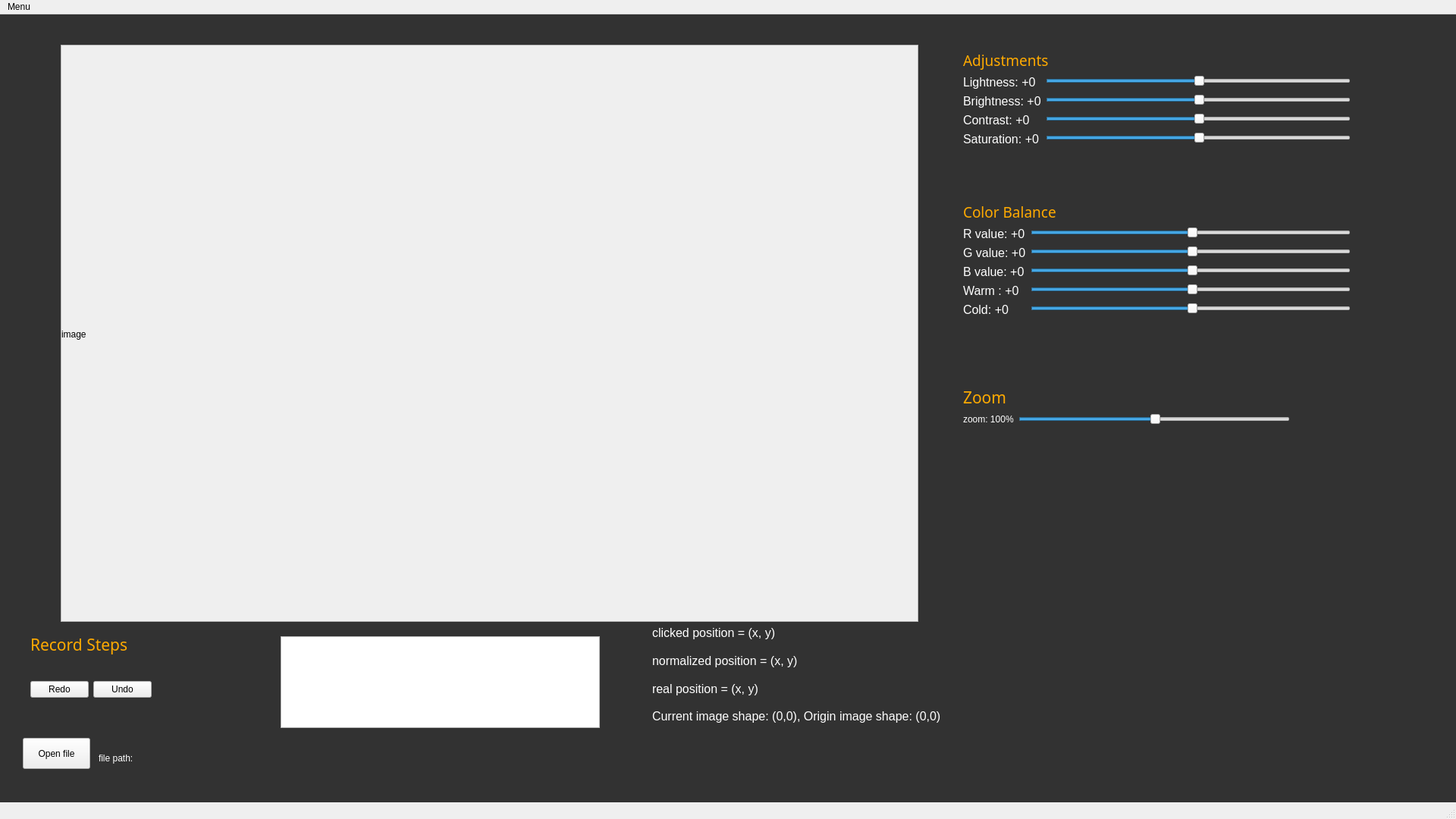
<?xml version="1.0" encoding="UTF-8"?>
<ui version="4.0">
 <class>MainWindow</class>
 <widget class="QMainWindow" name="MainWindow">
  <property name="geometry">
   <rect>
    <x>0</x>
    <y>0</y>
    <width>1920</width>
    <height>1080</height>
   </rect>
  </property>
  <property name="windowTitle">
   <string>Image Process</string>
  </property>
  <property name="autoFillBackground">
   <bool>true</bool>
  </property>
  <widget class="QWidget" name="centralwidget">
   <widget class="QPushButton" name="btn_open_file">
    <property name="geometry">
     <rect>
      <x>30</x>
      <y>954</y>
      <width>89</width>
      <height>41</height>
     </rect>
    </property>
    <property name="text">
     <string>Open file</string>
    </property>
   </widget>
   <widget class="QWidget" name="verticalLayoutWidget">
    <property name="geometry">
     <rect>
      <x>80</x>
      <y>40</y>
      <width>1131</width>
      <height>761</height>
     </rect>
    </property>
    <layout class="QVBoxLayout" name="verticalLayout_2">
     <item>
      <widget class="QScrollArea" name="scrollArea">
       <property name="widgetResizable">
        <bool>true</bool>
       </property>
       <widget class="QWidget" name="scrollAreaWidgetContents">
        <property name="geometry">
         <rect>
          <x>0</x>
          <y>0</y>
          <width>1127</width>
          <height>757</height>
         </rect>
        </property>
        <widget class="QLabel" name="label_img">
         <property name="geometry">
          <rect>
           <x>0</x>
           <y>0</y>
           <width>1131</width>
           <height>761</height>
          </rect>
         </property>
         <property name="text">
          <string>image</string>
         </property>
        </widget>
       </widget>
      </widget>
     </item>
    </layout>
   </widget>
   <widget class="QLabel" name="Logo">
    <property name="geometry">
     <rect>
      <x>1120</x>
      <y>660</y>
      <width>150</width>
      <height>150</height>
     </rect>
    </property>
    <property name="text">
     <string/>
    </property>
    <property name="pixmap">
     <pixmap>demo_materials/wongwong.png</pixmap>
    </property>
    <property name="scaledContents">
     <bool>true</bool>
    </property>
   </widget>
   <widget class="QLabel" name="label_filepath">
    <property name="geometry">
     <rect>
      <x>130</x>
      <y>940</y>
      <width>1191</width>
      <height>81</height>
     </rect>
    </property>
    <property name="font">
     <font>
      <pointsize>9</pointsize>
     </font>
    </property>
    <property name="styleSheet">
     <string notr="true">color:rgb(255, 255, 255);</string>
    </property>
    <property name="text">
     <string>file path:</string>
    </property>
   </widget>
   <widget class="QWidget" name="verticalLayoutWidget_2">
    <property name="geometry">
     <rect>
      <x>1270</x>
      <y>80</y>
      <width>511</width>
      <height>141</height>
     </rect>
    </property>
    <layout class="QVBoxLayout" name="verticalLayout_3">
     <item>
      <layout class="QFormLayout" name="formLayout">
       <item row="1" column="0">
        <widget class="QLabel" name="label_lightness">
         <property name="font">
          <font>
           <pointsize>12</pointsize>
          </font>
         </property>
         <property name="styleSheet">
          <string notr="true">color:rgb(255, 255, 255);</string>
         </property>
         <property name="text">
          <string>Lightness: +0</string>
         </property>
        </widget>
       </item>
       <item row="1" column="1">
        <widget class="QSlider" name="slider_lightness">
         <property name="value">
          <number>50</number>
         </property>
         <property name="orientation">
          <enum>Qt::Horizontal</enum>
         </property>
        </widget>
       </item>
       <item row="2" column="0">
        <widget class="QLabel" name="label_brightness">
         <property name="font">
          <font>
           <pointsize>12</pointsize>
          </font>
         </property>
         <property name="autoFillBackground">
          <bool>false</bool>
         </property>
         <property name="styleSheet">
          <string notr="true">color:rgb(255, 255, 255);</string>
         </property>
         <property name="text">
          <string>Brightness: +0</string>
         </property>
        </widget>
       </item>
       <item row="2" column="1">
        <widget class="QSlider" name="slider_brightness">
         <property name="value">
          <number>50</number>
         </property>
         <property name="orientation">
          <enum>Qt::Horizontal</enum>
         </property>
        </widget>
       </item>
       <item row="3" column="0">
        <widget class="QLabel" name="label_contrast">
         <property name="font">
          <font>
           <pointsize>12</pointsize>
          </font>
         </property>
         <property name="styleSheet">
          <string notr="true">color:rgb(255, 255, 255);</string>
         </property>
         <property name="text">
          <string>Contrast: +0</string>
         </property>
        </widget>
       </item>
       <item row="3" column="1">
        <widget class="QSlider" name="slider_contrast">
         <property name="value">
          <number>50</number>
         </property>
         <property name="orientation">
          <enum>Qt::Horizontal</enum>
         </property>
        </widget>
       </item>
       <item row="4" column="0">
        <widget class="QLabel" name="label_saturation">
         <property name="font">
          <font>
           <pointsize>12</pointsize>
          </font>
         </property>
         <property name="styleSheet">
          <string notr="true">color:rgb(255, 255, 255);</string>
         </property>
         <property name="text">
          <string>Saturation: +0</string>
         </property>
        </widget>
       </item>
       <item row="4" column="1">
        <widget class="QSlider" name="slider_saturation">
         <property name="value">
          <number>50</number>
         </property>
         <property name="orientation">
          <enum>Qt::Horizontal</enum>
         </property>
        </widget>
       </item>
      </layout>
     </item>
    </layout>
   </widget>
   <widget class="QWidget" name="verticalLayoutWidget_3">
    <property name="geometry">
     <rect>
      <x>1270</x>
      <y>280</y>
      <width>511</width>
      <height>181</height>
     </rect>
    </property>
    <layout class="QVBoxLayout" name="verticalLayout_4">
     <item>
      <layout class="QFormLayout" name="formLayout_4">
       <item row="1" column="0">
        <widget class="QLabel" name="label_Rvalue">
         <property name="font">
          <font>
           <pointsize>12</pointsize>
          </font>
         </property>
         <property name="styleSheet">
          <string notr="true">color:rgb(255, 255, 255);</string>
         </property>
         <property name="text">
          <string>R value: +0</string>
         </property>
        </widget>
       </item>
       <item row="1" column="1">
        <widget class="QSlider" name="slider_Rvalue">
         <property name="value">
          <number>50</number>
         </property>
         <property name="orientation">
          <enum>Qt::Horizontal</enum>
         </property>
        </widget>
       </item>
       <item row="2" column="0">
        <widget class="QLabel" name="label_Gvalue">
         <property name="font">
          <font>
           <pointsize>12</pointsize>
          </font>
         </property>
         <property name="styleSheet">
          <string notr="true">color:rgb(255, 255, 255);</string>
         </property>
         <property name="text">
          <string>G value: +0</string>
         </property>
        </widget>
       </item>
       <item row="2" column="1">
        <widget class="QSlider" name="slider_Gvalue">
         <property name="value">
          <number>50</number>
         </property>
         <property name="orientation">
          <enum>Qt::Horizontal</enum>
         </property>
        </widget>
       </item>
       <item row="3" column="0">
        <widget class="QLabel" name="label_Bvalue">
         <property name="font">
          <font>
           <pointsize>12</pointsize>
          </font>
         </property>
         <property name="styleSheet">
          <string notr="true">color:rgb(255, 255, 255);</string>
         </property>
         <property name="text">
          <string>B value: +0</string>
         </property>
        </widget>
       </item>
       <item row="3" column="1">
        <widget class="QSlider" name="slider_Bvalue">
         <property name="value">
          <number>50</number>
         </property>
         <property name="orientation">
          <enum>Qt::Horizontal</enum>
         </property>
        </widget>
       </item>
       <item row="4" column="0">
        <widget class="QLabel" name="label_warm">
         <property name="font">
          <font>
           <pointsize>12</pointsize>
          </font>
         </property>
         <property name="styleSheet">
          <string notr="true">color:rgb(255, 255, 255);</string>
         </property>
         <property name="text">
          <string>Warm : +0</string>
         </property>
        </widget>
       </item>
       <item row="4" column="1">
        <widget class="QSlider" name="slider_warm">
         <property name="value">
          <number>50</number>
         </property>
         <property name="orientation">
          <enum>Qt::Horizontal</enum>
         </property>
        </widget>
       </item>
       <item row="5" column="0">
        <widget class="QLabel" name="label_cold">
         <property name="font">
          <font>
           <pointsize>12</pointsize>
          </font>
         </property>
         <property name="styleSheet">
          <string notr="true">color:rgb(255, 255, 255);</string>
         </property>
         <property name="text">
          <string>Cold: +0</string>
         </property>
        </widget>
       </item>
       <item row="5" column="1">
        <widget class="QSlider" name="slider_cold">
         <property name="value">
          <number>50</number>
         </property>
         <property name="orientation">
          <enum>Qt::Horizontal</enum>
         </property>
        </widget>
       </item>
      </layout>
     </item>
    </layout>
   </widget>
   <widget class="QLabel" name="Background">
    <property name="geometry">
     <rect>
      <x>0</x>
      <y>0</y>
      <width>2000</width>
      <height>2000</height>
     </rect>
    </property>
    <property name="maximumSize">
     <size>
      <width>2000</width>
      <height>2000</height>
     </size>
    </property>
    <property name="autoFillBackground">
     <bool>false</bool>
    </property>
    <property name="styleSheet">
     <string notr="true">background-color:rgb(50, 50,50); color:rgb(255, 170, 0);</string>
    </property>
    <property name="text">
     <string/>
    </property>
   </widget>
   <widget class="QWidget" name="layoutWidget">
    <property name="geometry">
     <rect>
      <x>1270</x>
      <y>490</y>
      <width>431</width>
      <height>81</height>
     </rect>
    </property>
    <layout class="QFormLayout" name="formLayout_3">
     <item row="2" column="0">
      <widget class="QLabel" name="label_zoom">
       <property name="styleSheet">
        <string notr="true">color:rgb(255, 255, 255);</string>
       </property>
       <property name="text">
        <string>zoom: 100%</string>
       </property>
      </widget>
     </item>
     <item row="2" column="1">
      <widget class="QSlider" name="slider_zoom">
       <property name="value">
        <number>50</number>
       </property>
       <property name="orientation">
        <enum>Qt::Horizontal</enum>
       </property>
      </widget>
     </item>
     <item row="1" column="0">
      <widget class="QLabel" name="Zoom">
       <property name="font">
        <font>
         <family>Arial Black</family>
         <pointsize>16</pointsize>
        </font>
       </property>
       <property name="autoFillBackground">
        <bool>false</bool>
       </property>
       <property name="styleSheet">
        <string notr="true">color:rgb(255, 170, 0);</string>
       </property>
       <property name="text">
        <string>Zoom</string>
       </property>
      </widget>
     </item>
    </layout>
   </widget>
   <widget class="QWidget" name="verticalLayoutWidget_4">
    <property name="geometry">
     <rect>
      <x>860</x>
      <y>800</y>
      <width>791</width>
      <height>141</height>
     </rect>
    </property>
    <layout class="QVBoxLayout" name="verticalLayout">
     <item>
      <widget class="QLabel" name="label_click_pos">
       <property name="font">
        <font>
         <pointsize>12</pointsize>
        </font>
       </property>
       <property name="styleSheet">
        <string notr="true">color:rgb(255, 255, 255);</string>
       </property>
       <property name="text">
        <string>clicked position = (x, y)</string>
       </property>
      </widget>
     </item>
     <item>
      <widget class="QLabel" name="label_norm_pos">
       <property name="font">
        <font>
         <pointsize>12</pointsize>
         <strikeout>false</strikeout>
        </font>
       </property>
       <property name="styleSheet">
        <string notr="true">color:rgb(255, 255, 255);</string>
       </property>
       <property name="text">
        <string>normalized position = (x, y)</string>
       </property>
      </widget>
     </item>
     <item>
      <widget class="QLabel" name="label_real_pos">
       <property name="font">
        <font>
         <pointsize>12</pointsize>
        </font>
       </property>
       <property name="styleSheet">
        <string notr="true">color:rgb(255, 255, 255);</string>
       </property>
       <property name="text">
        <string>real position = (x, y)</string>
       </property>
      </widget>
     </item>
     <item>
      <widget class="QLabel" name="label_img_shape">
       <property name="font">
        <font>
         <pointsize>12</pointsize>
        </font>
       </property>
       <property name="styleSheet">
        <string notr="true">color:rgb(255, 255, 255);</string>
       </property>
       <property name="text">
        <string>Current image shape: (0,0), Origin image shape: (0,0)</string>
       </property>
      </widget>
     </item>
    </layout>
   </widget>
   <widget class="QLabel" name="RecordSteps">
    <property name="geometry">
     <rect>
      <x>40</x>
      <y>810</y>
      <width>331</width>
      <height>41</height>
     </rect>
    </property>
    <property name="font">
     <font>
      <family>Arial Black</family>
      <pointsize>16</pointsize>
     </font>
    </property>
    <property name="autoFillBackground">
     <bool>false</bool>
    </property>
    <property name="styleSheet">
     <string notr="true">color:rgb(255, 170, 0);</string>
    </property>
    <property name="text">
     <string>Record Steps</string>
    </property>
   </widget>
   <widget class="QTextEdit" name="text_recordsteps">
    <property name="geometry">
     <rect>
      <x>370</x>
      <y>820</y>
      <width>421</width>
      <height>121</height>
     </rect>
    </property>
   </widget>
   <widget class="QWidget" name="horizontalLayoutWidget">
    <property name="geometry">
     <rect>
      <x>40</x>
      <y>850</y>
      <width>160</width>
      <height>80</height>
     </rect>
    </property>
    <layout class="QHBoxLayout" name="horizontalLayout_2">
     <item>
      <widget class="QPushButton" name="btn_redo">
       <property name="text">
        <string>Redo</string>
       </property>
      </widget>
     </item>
     <item>
      <widget class="QPushButton" name="btn_undo">
       <property name="text">
        <string>Undo</string>
       </property>
      </widget>
     </item>
    </layout>
   </widget>
   <widget class="QLabel" name="ColorBalance">
    <property name="geometry">
     <rect>
      <x>1270</x>
      <y>240</y>
      <width>507</width>
      <height>41</height>
     </rect>
    </property>
    <property name="font">
     <font>
      <family>Arial Black</family>
      <pointsize>14</pointsize>
     </font>
    </property>
    <property name="autoFillBackground">
     <bool>false</bool>
    </property>
    <property name="styleSheet">
     <string notr="true">color:rgb(255, 170, 0);</string>
    </property>
    <property name="text">
     <string>Color Balance</string>
    </property>
   </widget>
   <widget class="QLabel" name="Adjustments">
    <property name="geometry">
     <rect>
      <x>1270</x>
      <y>40</y>
      <width>501</width>
      <height>41</height>
     </rect>
    </property>
    <property name="font">
     <font>
      <family>Arial Black</family>
      <pointsize>14</pointsize>
     </font>
    </property>
    <property name="styleSheet">
     <string notr="true">color:rgb(255, 170, 0);</string>
    </property>
    <property name="text">
     <string>Adjustments</string>
    </property>
   </widget>
   <zorder>Background</zorder>
   <zorder>btn_open_file</zorder>
   <zorder>verticalLayoutWidget</zorder>
   <zorder>Logo</zorder>
   <zorder>label_filepath</zorder>
   <zorder>verticalLayoutWidget_2</zorder>
   <zorder>verticalLayoutWidget_3</zorder>
   <zorder>layoutWidget</zorder>
   <zorder>verticalLayoutWidget_4</zorder>
   <zorder>RecordSteps</zorder>
   <zorder>text_recordsteps</zorder>
   <zorder>horizontalLayoutWidget</zorder>
   <zorder>ColorBalance</zorder>
   <zorder>Adjustments</zorder>
  </widget>
  <widget class="QMenuBar" name="menubar">
   <property name="geometry">
    <rect>
     <x>0</x>
     <y>0</y>
     <width>1920</width>
     <height>22</height>
    </rect>
   </property>
   <widget class="QMenu" name="menuMenu">
    <property name="title">
     <string>Menu</string>
    </property>
   </widget>
   <addaction name="menuMenu"/>
  </widget>
  <widget class="QStatusBar" name="statusbar"/>
  <action name="actionOpenfile">
   <property name="text">
    <string>Openfile</string>
   </property>
  </action>
 </widget>
 <resources/>
 <connections/>
</ui>
